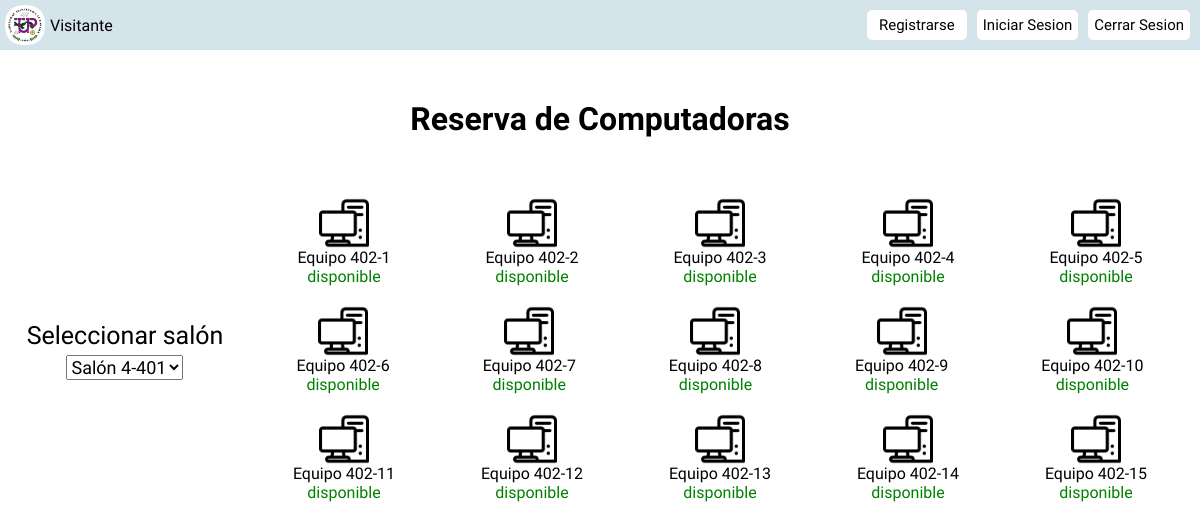
The page / on the database its author committed.
### tables this page shows
CREATE TABLE computadoras (
    id INT AUTO_INCREMENT PRIMARY KEY,
    img VARCHAR(255),
    name VARCHAR(255),
    status VARCHAR(255),
    id_salon INT,
    FOREIGN KEY (id_salon) REFERENCES salones(id),
    id_reserva INT,
    FOREIGN KEY (id_reserva) REFERENCES reservas(id)
);

### controller/Controller.php (called while the page is built, shortened)
<?php
require_once('model/Model.php');
class Controller
{
    private $model;
    public function __CONSTRUCT()
    {
        $this->model = new Model();
    }
    public function Home()
    {
        require('view/home.php');
    }
    public function GetComputersController($selectedSalonId)
    {
        return $this->model->GetComputersModel($selectedSalonId);
    }
    public function GetSalonesController()
    {
        return $this->model->GetSalonesModel();
    }
}

### model/DB.php (called while the page is built)
<?php
class DB {
    public static function StartUp() {
        $pdo = new PDO(
            'mysql:host=' . DB_HOST . ';dbname=' . DB_NAME . ';charset=utf8', DB_USER, DB_PASSWORD
        );
        $pdo->setAttribute(PDO::ATTR_ERRMODE, PDO::ERRMODE_EXCEPTION);
        return $pdo;
    }
}

### model/Model.php (called while the page is built, shortened)
<?php
require_once('model/DB.php');
class Model
{
    private $pdo;
    public function __CONSTRUCT()
    {
        try {
            $this->pdo = DB::StartUp();
        } catch (Exception $e) {
            die($e->getMessage());
        }
    }
    public function GetComputersModel($selectedSalonId) {
        try {
            $sql = "SELECT * FROM computadoras WHERE id_salon = ?";
            $stmt = $this->pdo->prepare($sql);
            $stmt->execute([$selectedSalonId]);
            $result = $stmt->fetchAll(PDO::FETCH_ASSOC);
            return $result;
        } catch (Exception $e) {
            session_destroy();
            die($e->getMessage());
        }
    }
    public function GetSalonesModel()
    {
        try {
            $sql = "SELECT * FROM salones";
            $stmt = $this->pdo->prepare($sql);
            $stmt->execute();
            $result = $stmt->fetchAll(PDO::FETCH_ASSOC);
            return $result;
        } catch (Exception $e) {
            session_destroy();
            die($e->getMessage());
        }
    }
}

### view/home.php (the view, shortened to what this page needs)
<?php
$controller = new Controller();
$salones = $controller->GetSalonesController();
$id_salon = 2;
$equipos = $controller->GetComputersController($id_salon);
$equiposPorLinea = 5;
$totalEquipos = count($equipos);
?>
<!DOCTYPE html>
<html lang="en">
<head>
    <link rel="stylesheet" href="public/css/home.css">
</head>
<body>
    <nav>
        <div class="img-label">
            <img src="public/img/utp-icon.png" alt="utp">
            <a href="?op=profile"><label>Visitante</label></a>
        </div>
        <div class="botones">
            <a href="?op=register"><button type="button">Registrarse</button></a>
            <a href="?op=login"><button type="button">Iniciar Sesion</button></a>
            <a href="?op=logout"><button type="button">Cerrar Sesion</button></a>
        </div>
    </nav>
    <div class="titulo">
        <h1>Reserva de Computadoras</h1>
    </div>
    <section class="section-principal">
        <section class="section-1">
            <div class="selec-salon">
                <label>Seleccionar salón</label>
                <select name="select" id="salonSelect">
                    <?php
                    foreach ($salones as $salon) {
                        echo '<option value="' . $salon['id'] . '">' . $salon['name'] . '</option>';
                    }
                    ?>
                </select>
            </div>
        </section>
        <section class="section-2">
            <?php
            echo '<div class="equipos">';
            for ($i = 0; $i < $totalEquipos; $i += $equiposPorLinea) {
                echo '<div class="linea linea' . ($i / $equiposPorLinea + 1) . '">';
                for ($j = $i; $j < min($i + $equiposPorLinea, $totalEquipos); $j++) {
                    $equipo = $equipos[$j];
                    echo '<a href="?op=reserve">';
                    echo '<div class="eq eq' . $equipo['id'] . '">';
                    echo '<img src="public/img/pc.png" alt="pc' . $equipo['id'] . '">';
                    echo '<label>' . $equipo['name'] . '</label>';
                    echo '<p>' . $equipo['status'] . '</p>';
                    echo '</div>';
                    echo '</a>';
                }
                echo '</div>';
            }
            echo '</div>';
            ?>
        </section>
    </section>
</body>
</html>

### index.php
<?php
require_once 'controller/Controller.php';
$controller = new Controller();
if (isset($_GET['op'])){
    $opcion = $_GET['op'];
    switch ($opcion){
        case "home": $controller->Home();
            break;
        case "login": $controller->Login();
            break;
        case "loginController": $controller->LoginController();
            break;
        case "profile": $controller->Profile();
            break;
        case "register": $controller->Register();
            break;
        case "registerController": $controller->RegisterController();
            break;
        case "logout": $controller->Logout();
            break;
        default: $controller->Home();
            break;
    }
}else {
    $controller->Home();
}

### public/css/home.css (style rules this page uses)
body { font-family: 'Crete Round', serif; margin: 0; height: calc(100vh - 134px); }
.titulo { text-align: center; margin-top: 50px; }

### rows shown on the page
computadoras: name "Equipo 402-1", status "disponible"
computadoras: name "Equipo 402-2", status "disponible"
computadoras: name "Equipo 402-3", status "disponible"
computadoras: name "Equipo 402-4", status "disponible"
computadoras: name "Equipo 402-5", status "disponible"
computadoras: name "Equipo 402-6", status "disponible"
computadoras: name "Equipo 402-7", status "disponible"
computadoras: name "Equipo 402-8", status "disponible"
computadoras: name "Equipo 402-9", status "disponible"
computadoras: name "Equipo 402-10", status "disponible"
computadoras: name "Equipo 402-11", status "disponible"
computadoras: name "Equipo 402-12", status "disponible"
computadoras: name "Equipo 402-13", status "disponible"
computadoras: name "Equipo 402-14", status "disponible"
computadoras: name "Equipo 402-15", status "disponible"

### other values the page prints
form field select "Salón 4-401"
